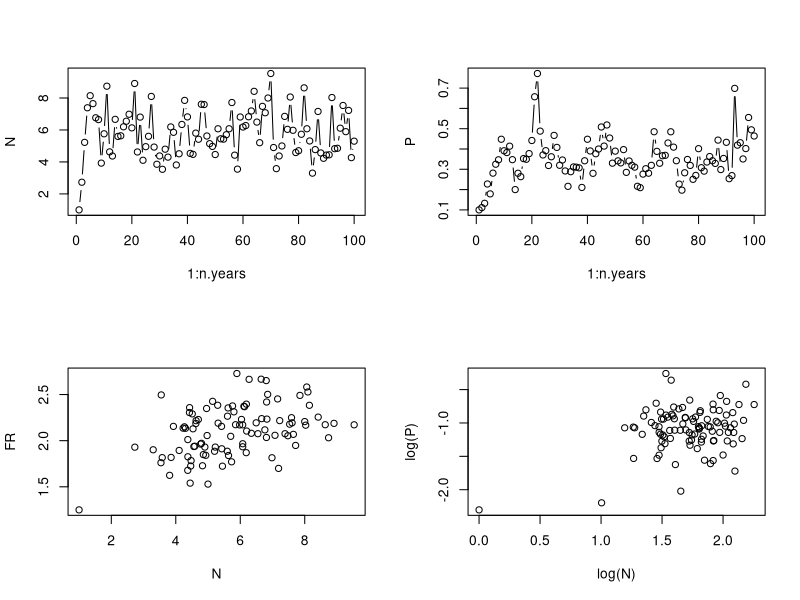
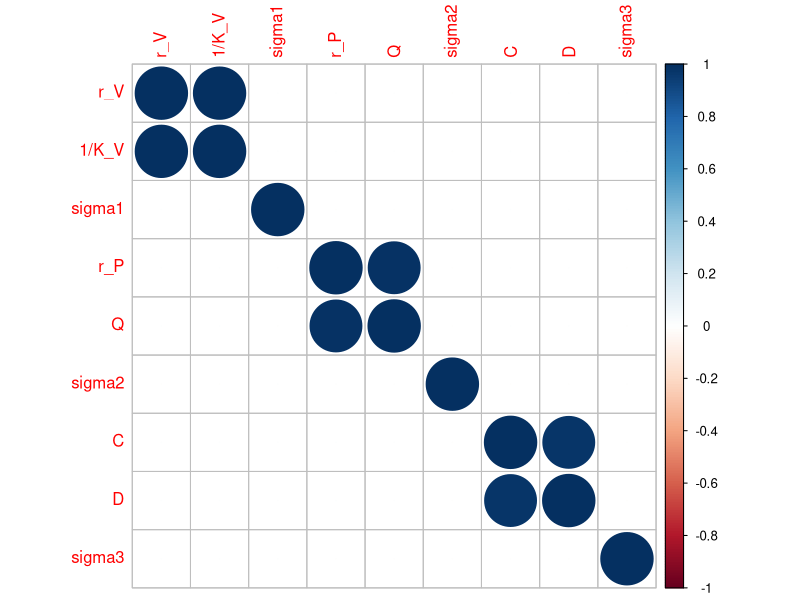
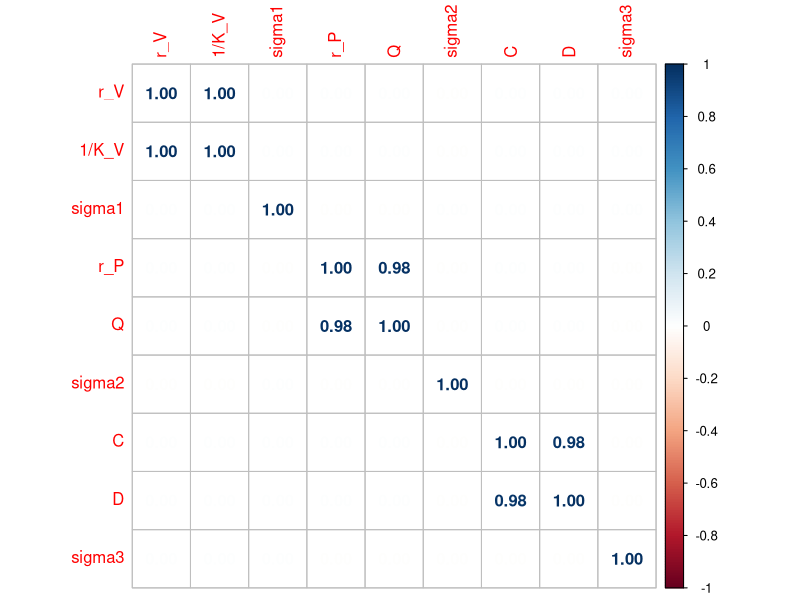

Write the R code that produced these figures, in order.
#### 15/03/2018 -- FBarraquand and OGimenez
#### Computation of the Hessian for the discrete-time Leslie-May model
### FB 16/01/2019 -- edited so that functional response timing match math model (no delays)


### --- Questions ------------------------------------------------------------------#### 
### Better to do this numerically or symbolically? (e.g. later in MAPLE?) 
### If numerically, how far into parameter space, i.e. what precision for the grid? 
### --------------------------------------------------------------------------------####

rm(list=ls())
graphics.off()

##################### Helper function #####################################################
### By OG 
logprot <- function(v){
eps <- 2.2204e-016
u <- log(eps) * (1+vector(length=length(v)))
index <- (v>eps)
u[index] <- log(v[index])
u
}

##################### Simulation used #####################################################

### Model used (use stored simulated data later on, just tryouts for now)
n.years<-100  	# Long time series to look at structural identifiability
N1<-1			# Initial pop size
P1<-0.1
K<-1			# threshold dd 
beta<-1			# density-dependence exponent
rmax_V<-2			# Max AVERAGE growth rate (thus not a true max...)
rmax_P<-0.5
sigma2.proc<-0.05		# worked well with 0.005
# Process sigma on the log-scale, use the Peretti et al. value. 0.005


### FR and predator parameters
C<-2.5
D<-1
Q<-10

### Simulation of data
#set.seed(42) 
set.seed(41)
#set.seed(40)

y<-N<-P<-FR<-numeric(n.years)
N[1]<-N1
P[1]<-P1
FR[1]<-C*N[1]/(D+N[1])

rV<-rnorm(n.years-1,rmax_V,sqrt(sigma2.proc))
rP<-rnorm(n.years-1,rmax_P,sqrt(sigma2.proc))
FRnoise<-rnorm(n.years,0,sqrt(sigma2.proc))

for (t in 1:(n.years-1)){

  N[t+1]<-N[t]*(exp(rV[t])/(1+(N[t]/K)^beta))*exp(-FR[t]*P[t]/N[t])
  P[t+1]<-P[t]*exp(rP[t])/(1+P[t]*Q/N[t])
  FR[t+1]<-(C*N[t+1]/(D+N[t+1])) + FRnoise[t+1] #updated after so that timing matches
}
## Plotting time series of abundances and FR
par(mfrow=c(2,2))
plot(1:n.years,N,type="b")
plot(1:n.years,P,type="b")
plot(N,FR)
plot(log(N),log(P))

### Produce dataset to fit
data = cbind(log(N),log(P),FR) 

##################### Define likelihood and RSS for both models with and without noisy FRs ######################################

################# Define the likelihood ########################################
logLik=function(theta,y){
#### y is the data with n rows and 3 columns // log-abundance data + FR data

#### Parameters
# theta1 = r 
# theta2 = gamma
# theta3 = sigma1
# theta4 = s
# theta5 = q 
# theta6 = sigma2
# theta7 = C
# theta8 = D
# theta9 = sigma3

n=nrow(y)
ll = 0.0 ### Or p_1(a_1|x_1) p(x_1)
for (t in 2:n){
N_t = exp(y[t-1,1])
P_t = exp(y[t-1,2]) 
N_tplus1 = exp(y[t,1]) #useful for the functional response

######## Error that was previously there!! N_t/P_t instead P_t/N_t ###
### mu1 = y[t-1,1] + theta[1] - log(1+theta[2]*N_t) - y[t-1,3]*N_t/P_t
######################################################################
mu1 = y[t-1,1] + theta[1] - logprot(1+theta[2]*N_t) - y[t-1,3]*P_t/N_t #this is correct timing
mu2 = y[t-1,2] + theta[4] - logprot((1+theta[5]*P_t/N_t))
mu3 = (theta[7]*N_tplus1)/(theta[8] + N_tplus1) #easier to update all variables simultaneously, minimizes errors
#ll= ll + log(dnorm(y[t,1], mu1, theta[3])) +  log(dnorm(y[t,2], mu2, theta[6])) + log(dnorm(y[t,3], mean = mu3, sd = theta[9]))
# we have log(0) problem
d1=dnorm(y[t,1], mu1, theta[3],log=T) ## directly asking for the log avoids problems
d2=dnorm(y[t,2], mu2, theta[6],log=T)
d3=dnorm(y[t,3], mu3, theta[9],log=T)
ll=ll+d1+d2+d3
}
return(-ll)
}


############### Working directly with the sum of squares ######################
RSS=function(theta,y){
  #### y is the data with n rows and 3 columns // log-abundance data + FR data
  
  #### Parameters
  # theta1 = r 
  # theta2 = gamma
  # theta3 = s
  # theta4 = q 
  # theta5 = C
  # theta6 = D
  # not the same theta
  
  n=nrow(y)
  rss = 0.0 ### Or p_1(a_1|x_1) p(x_1)
  for (t in 2:n){
    N_t = exp(y[t-1,1])
    P_t = exp(y[t-1,2]) 
    N_tplus1 = exp(y[t,1]) #useful for the functional response
    ############## Correction of error ###########################################
    ## mu1 = y[t-1,1] + theta[1] - log(1+theta[2]*N_t) - y[t-1,3]*N_t/P_t # error
    mu1 = y[t-1,1] + theta[1] - logprot(1+theta[2]*N_t) - y[t-1,3]*P_t/N_t # corrected
    mu2 = y[t-1,2] + theta[3] - logprot((1+theta[4]*P_t/N_t))
    mu3 = (theta[5]*N_tplus1)/(theta[6] + N_tplus1)
    rss=rss+(y[t,1] - mu1)^2+(y[t,2]-mu2)^2+(y[t,3]-mu3)^2
  }
  return(rss)
}

############################### LL ##################################################

################# Define the likelihood ########################################

logLik_FRwoutNoise=function(theta,y){
#### y is the data with n rows and 3 columns // log-abundance data + FR data

#### Parameters
# theta1 = r 
# theta2 = gamma
# theta3 = sigma1
# theta4 = s
# theta5 = q 
# theta6 = sigma2
# theta7 = C
# theta8 = D
# theta9 = sigma3

n=nrow(y)
ll = 0.0 ### Or p_1(a_1|x_1) p(x_1)
for (t in 2:n){
N_t = exp(y[t-1,1])
P_t = exp(y[t-1,2]) 

######## Error that was previously there!! N_t/P_t instead P_t/N_t ###
### mu1 = y[t-1,1] + theta[1] - log(1+theta[2]*N_t) - y[t-1,3]*N_t/P_t
######################################################################
mu1 = y[t-1,1] + theta[1] - logprot(1+theta[2]*N_t) - (theta[7]*P_t)/(theta[8] + N_t)
mu2 = y[t-1,2] + theta[4] - logprot((1+theta[5]*P_t/N_t))
#ll= ll + log(dnorm(y[t,1], mu1, theta[3])) +  log(dnorm(y[t,2], mu2, theta[6])) + log(dnorm(y[t,3], mean = mu3, sd = theta[9]))
# we have log(0) problem
d1=dnorm(y[t,1], mu1, theta[3],log=T) ## directly asking for the log avoids problems
d2=dnorm(y[t,2], mu2, theta[6],log=T)
#d3=dnorm(y[t,3], mu3, theta[9],log=T)
ll=ll+d1+d2#+d3
}
return(-ll)
}


############### Working directly with the sum of squares ######################
RSS_FRwoutNoise=function(theta,y){
  #### y is the data with n rows and 3 columns // log-abundance data + FR data
  
  #### Parameters
  # theta1 = r 
  # theta2 = gamma
  # theta3 = s
  # theta4 = q 
  # theta5 = C
  # theta6 = D
  # not the same theta
  
  n=nrow(y)
  rss = 0.0 ### Or p_1(a_1|x_1) p(x_1)
  for (t in 2:n){
    N_t = exp(y[t-1,1])
    P_t = exp(y[t-1,2]) 
    ############## Correction of error ###########################################
    ## mu1 = y[t-1,1] + theta[1] - log(1+theta[2]*N_t) - y[t-1,3]*N_t/P_t # error
    mu1 = y[t-1,1] + theta[1] - logprot(1+theta[2]*N_t) -  (theta[5]*P_t)/(theta[6] + N_t) # corrected
    mu2 = y[t-1,2] + theta[3] - logprot((1+theta[4]*P_t/N_t))
    rss=rss+(y[t,1] - mu1)^2+(y[t,2]-mu2)^2#+(y[t,3]-mu3)^2
  }
  return(rss)
}

################################ Computation of MLE ##########################################################
################################ + computation of the Hessian at the MLE #####################################

theta_true  = c(rmax_V,1/K,sqrt(0.05),rmax_P,Q,sqrt(0.05),C,D,sqrt(0.05))
######### Estimation starting away from MLE ########
theta_init = theta_true + rnorm(9,0,sd=0.05)
p_opt<-optim(theta_init, logLik, y=data,method="BFGS",hessian=T)
p_opt$par
theta_true
### Ask optim for the Hessian
hessian=p_opt$hessian
print(hessian, dig = 9) ## or use scipen
options(scipen = 999)
print(hessian, dig = 9)
#revert back
options(scipen = 0)

eigen(hessian)$values
# [1] 4542.8536605 4286.2765998 3817.9241132 3484.7171714 2273.9059709 1321.4767269    5.8780348
# [8]    5.5188393    0.1139454
lambda1 = max(eigen(hessian)$values)
9*lambda1*10^(-9) #way below lowest eigenvalue

# should be reproduced for several simulations later on. 

# Looking at the correlations in the matrix 

Sigma =solve(hessian) #variance-covariance matrix
Rho = cov2cor(Sigma) #correlation matrix
library(corrplot)
par(mfrow=c(1,1))
rownames(Rho) = c("r_V","1/K_V","sigma1","r_P","Q","sigma2","C","D","sigma3")
colnames(Rho) = c("r_V","1/K_V","sigma1","r_P","Q","sigma2","C","D","sigma3")
corrplot(Rho, method="circle")
corrplot(Rho, method = "number")
# There are significant correlations between pairs of parameters (same as in the Bayesian analysis)

######## Estimation based on RSS - removed here ##################

###################################################################################################
################### Now for the model where the FR is specified without the noise #################
###################################################################################################
# there are only 8 elements here, no sigma3!!

theta_true  = c(rmax_V,1/K,sqrt(0.05),rmax_P,Q,sqrt(0.05),C,D)
######### Estimation starting away from MLE  ########

theta_init = theta_true + rnorm(8,0,sd=0.05) ## a little further away?
theta_init
theta_init = theta_true*(1+rnorm(8,0,sd=0.1)) ## not practical
### Crafting a new theta-init with reasonable a priori errors
theta_init = c(3,0.5,0.75,1,5,0.75,4,5)

p_opt1<-optim(theta_init, logLik_FRwoutNoise,method="BFGS", y=data,hessian=T)
p_opt1$par
theta_true
theta_init
# > p_opt1$par
# [1]  2.2760846  1.3026393  0.2274158  0.5701208 11.8620933  0.2087870  1.9523082 -0.5548188
# > theta_true
# [1]  2.0000000  1.0000000  0.2236068  0.5000000 10.0000000  0.2236068  2.5000000  1.0000000
# > theta_init
# [1] 3.00 0.50 0.75 1.00 5.00 0.75 4.00 5.00
eigen(p_opt1$hessian)$values ### BFGS
# [1] 4542.7949743 3828.9389375 2791.5840144 2273.8941818   20.1873069    1.2145190    0.2970695
# [8]    0.1139395
lambda1 = max(eigen(p_opt1$hessian)$values)
9*lambda1*10^(-9) ### 4.088515e-05 we are above this
diag(solve(p_opt1$hessian)) ## errors on parameters

p_opt2<-optim(theta_init, logLik_FRwoutNoise, y=data,hessian=T)
p_opt2$par ## much less good 
eigen(p_opt2$hessian)$values ### Nelder-Mead
# [1] 3872.75548876 3421.06107496 2219.03709015 2022.71574588    1.31418173    0.30652243
# [7]    0.20553044   -0.01583548
# OK last one is zero. 

## Beware that we use -LL, so Hessian = observed FIM (Fisher Information Matrix)
## Should we loop over datasets to obtain the true, expected FIM?
## Does that make sense to compute identifiability at a wrong parameter value????

######## Estimation from RSS ################
theta_true  = c(rmax_V,1/K,rmax_P,Q,C,D)
p_opt<-optim(theta_init,RSS_FRwoutNoise, y=data,hessian=T)
p_opt$par
theta_true
theta_init
# [1] 1.5919112 0.6291094 0.4703591 9.1895996 1.5833255 3.3719153 7.2144505 8.1993919
# > theta_true
# [1]  2.0  1.0  0.5 10.0  2.5  1.0
# > theta_init
# [1] 3.00 0.50 0.75 1.00 5.00 0.75 4.00 5.00
### not very good. 

p_opt<-optim(theta_init, RSS_FRwoutNoise, y=data,method="BFGS",hessian=T)
p_opt$par
theta_true
theta_init
# > p_opt$par
# [1]  1.2988370  0.6316623  0.5236089 10.6387390  4.6682049 -0.1580577  4.0000000  5.0000000
# > theta_true
# [1]  2.00  1.00  0.50 10.00 15.00  0.25
# > theta_init
# [1] 3.00 0.50 0.75 1.00 5.00 0.75 4.00 5.00
eigen(p_opt$hessian)$values
# [1] 2.887165e+03 3.588719e+02 1.982219e+02 6.386789e+00 1.494630e+00 6.157179e-02 0.000000e+00
# [8] 0.000000e+00 -- might a problem here, algo has not moved. 

#################### Computation of Hessian at the true parameter values ######################

### There's of course the question of whether it is better to compute the Hessian 
### (aka observed Fisher Information Matrix, computed at the MLE)
### or the Hessian for the true parameter values? 

### If the time series is very long and the process ergodic *or* if we average over simulations, 
### we end up computing the expected Hessian = true FIM , for the true parameter values. 

### In Gimenez et al. Animal Biodiversity and Conservation 27.1 (2004) they the observed FIM. 
### But for a theoretical work, what should we use? 

### Use another algorithm to compute the Hessian exactly at the true value -- without optim() then
library("numDeriv")

theta_true  = c(rmax_V,1/K,sqrt(0.05),rmax_P,Q,sqrt(0.05),C,D,sqrt(0.05))
LL = function(theta){
  return(logLik(theta,data))
}
LL(theta_true)
# -223.51
hessian_thetaTrue=hessian(LL,theta_true)
eigen(hessian_thetaTrue)
# $values
# [1] 4960.0244666 4808.9592996 3223.7316917 2816.9902724 1981.8798602 1624.9940079    8.5864833
# [8]    0.1417606  -32.0562507
## aha, problem. Which is logical since we don't have the expected FIM here. 

### Removing last parameter for test with LL_FRwoutNoise
theta_true  = c(rmax_V,1/K,sqrt(0.05),rmax_P,Q,sqrt(0.05),C,D)

LL_FRwoutNoise = function(theta){
  return(logLik_FRwoutNoise(theta,data))
}

hessian_thetaTrue_FRwoutNoise=hessian(LL_FRwoutNoise,theta_true)
eigen(hessian_thetaTrue_FRwoutNoise)
# $values
# [1] 4969.0842204 3223.7316917 2818.7286510 1981.8798602    1.6168326    0.1417606   -0.3183379
# [8]  -32.1364430

### We need to average the FIM over many many repeats or compute only with very long TS!!


